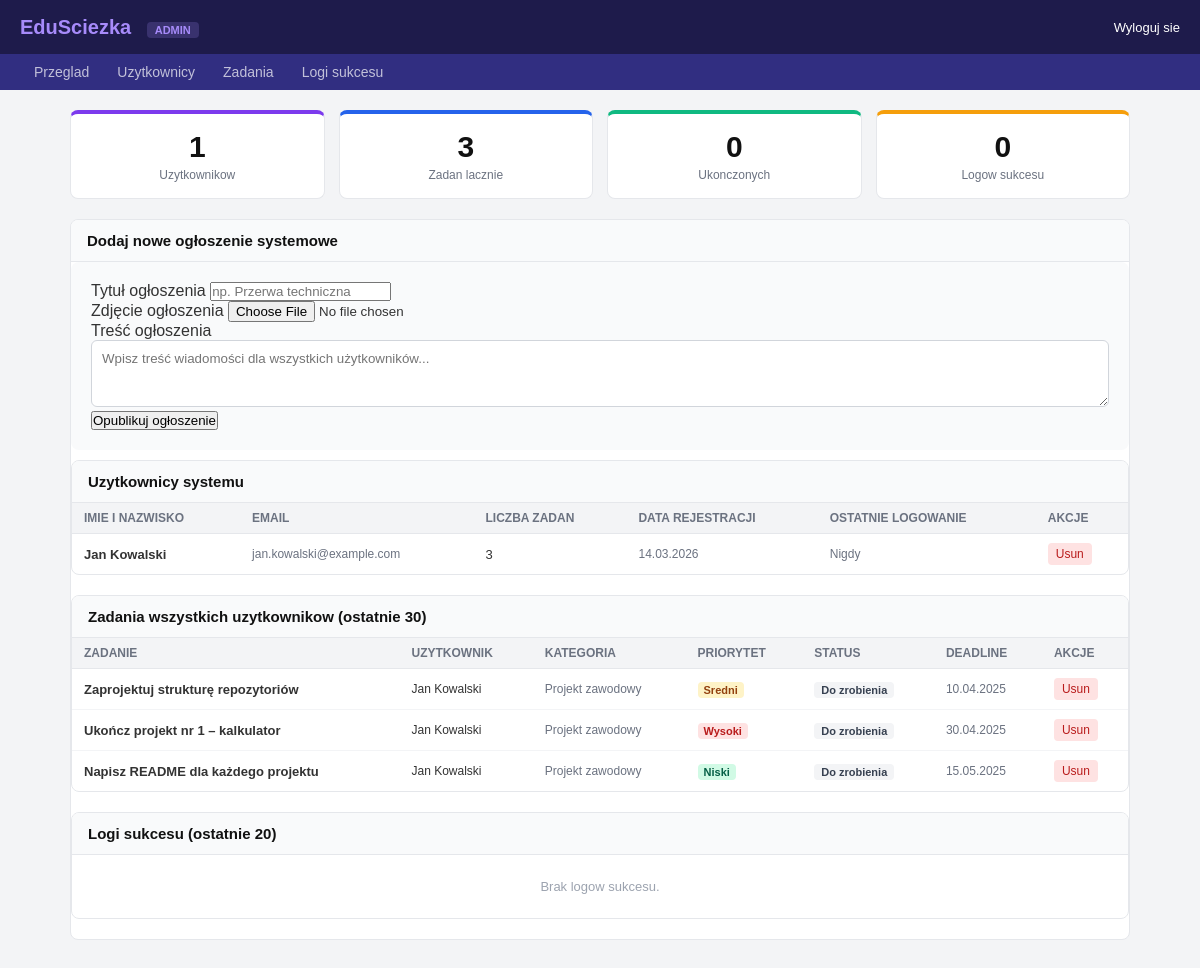
/public/template/admin.php (signed in), run on an earlier commit of the app's database.
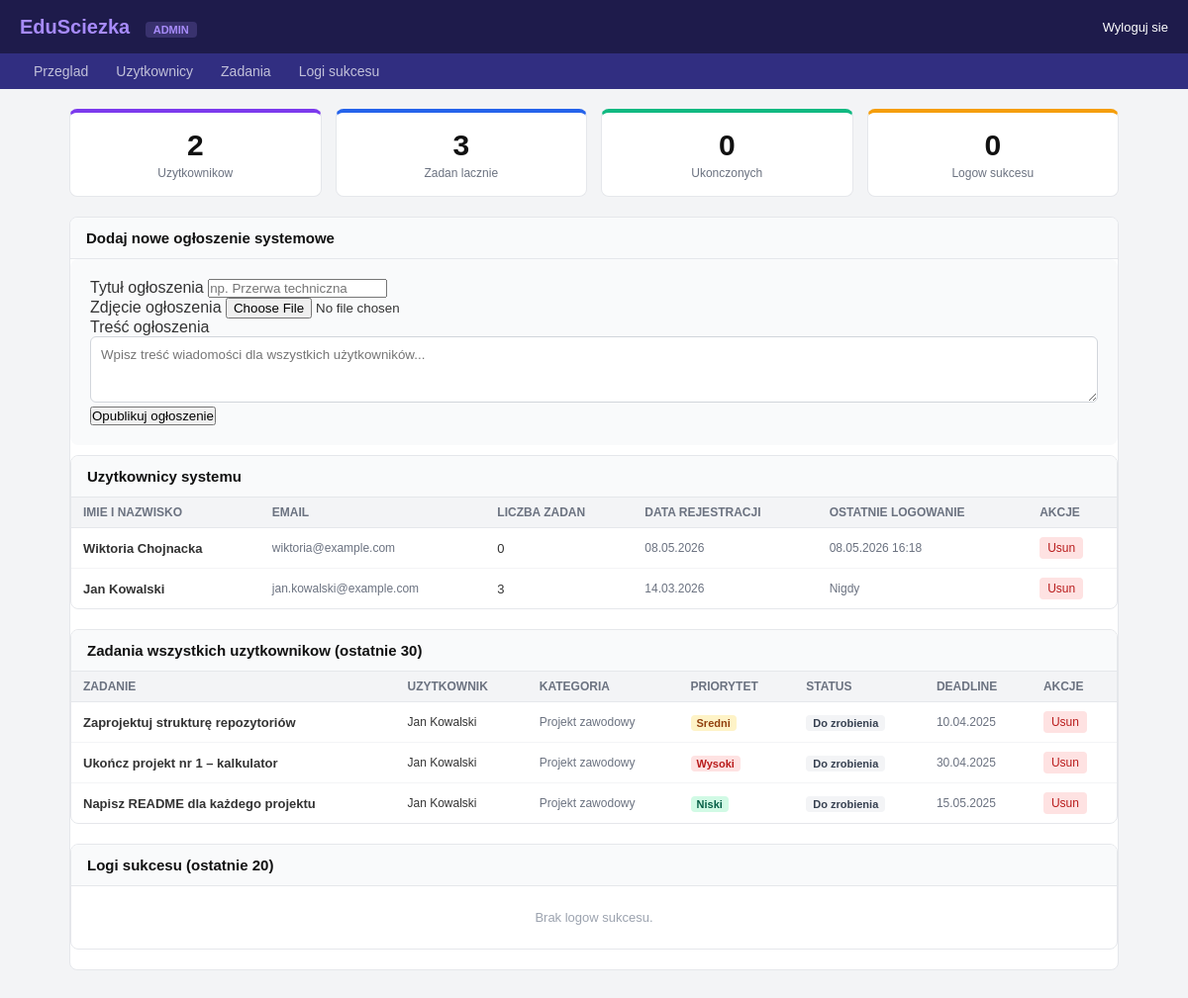
And on a later commit of the database.
### tables this page shows
CREATE TABLE `uzytkownicy` (
  `id` int(10) UNSIGNED NOT NULL,
  `imie` varchar(60) NOT NULL,
  `nazwisko` varchar(80) NOT NULL,
  `email` varchar(120) NOT NULL,
  `haslo_hash` varchar(255) NOT NULL,
  `avatar_url` varchar(255) DEFAULT NULL,
  `data_rejestracji` datetime NOT NULL DEFAULT current_timestamp(),
  `ostatnie_logowanie` datetime DEFAULT NULL,
  `aktywny` tinyint(1) NOT NULL DEFAULT 1
);

CREATE TABLE `zadania` (
  `id` int(10) UNSIGNED NOT NULL,
  `uzytkownik_id` int(10) UNSIGNED NOT NULL,
  `projekt_id` int(10) UNSIGNED DEFAULT NULL,
  `kategoria_id` int(10) UNSIGNED DEFAULT NULL,
  `tytul` varchar(200) NOT NULL,
  `opis` text DEFAULT NULL,
  `data_start` date DEFAULT NULL,
  `deadline` datetime NOT NULL,
  `czas_szacowany` smallint(5) UNSIGNED DEFAULT NULL,
  `priorytet` enum('niski','sredni','wysoki','krytyczny') NOT NULL DEFAULT 'sredni',
  `status` enum('do_zrobienia','w_toku','zakończone','anulowane') NOT NULL DEFAULT 'do_zrobienia',
  `ukonczone_o` datetime DEFAULT NULL,
  `powtarzalne` tinyint(1) NOT NULL DEFAULT 0,
  `regula_powtorzen` varchar(100) DEFAULT NULL,
  `utworzony_o` datetime NOT NULL DEFAULT current_timestamp()
);

CREATE TABLE `kategorie` (
  `id` int(10) UNSIGNED NOT NULL,
  `uzytkownik_id` int(10) UNSIGNED DEFAULT NULL,
  `nazwa` varchar(80) NOT NULL,
  `kolor_hex` char(7) NOT NULL DEFAULT '#3B82F6',
  `ikona` varchar(50) DEFAULT NULL
);

### public/template/admin.php (the view, shortened to what this page needs)
<?php
require_once "polaczenie.php";
$wynik_uzyt = mysqli_query($polaczenie,
    "SELECT u.*, COUNT(z.id) AS liczba_zadan
     FROM uzytkownicy u
     LEFT JOIN zadania z ON u.id = z.uzytkownik_id
     GROUP BY u.id
     ORDER BY u.data_rejestracji DESC"
);
$wynik_zadania = mysqli_query($polaczenie,
    "SELECT z.*, u.imie, u.nazwisko, k.nazwa AS kat_nazwa
     FROM zadania z
     JOIN uzytkownicy u ON z.uzytkownik_id = u.id
     LEFT JOIN kategorie k ON z.kategoria_id = k.id
     ORDER BY z.deadline ASC
     LIMIT 30"
);
$wynik_logi = mysqli_query($polaczenie,
    "SELECT l.*, u.imie, u.nazwisko
     FROM logi_sukcesow l
     JOIN uzytkownicy u ON l.uzytkownik_id = u.id
     ORDER BY l.data_osiagniecia DESC
     LIMIT 20"
);
$r = mysqli_fetch_row(mysqli_query($polaczenie, "SELECT COUNT(*) FROM uzytkownicy"));
$stat_uzyt = $r[0];
$r = mysqli_fetch_row(mysqli_query($polaczenie, "SELECT COUNT(*) FROM zadania"));
$stat_zad = $r[0];
$r = mysqli_fetch_row(mysqli_query($polaczenie, "SELECT COUNT(*) FROM zadania WHERE status = 'zakonczone'"));
$stat_done = $r[0];
$r = mysqli_fetch_row(mysqli_query($polaczenie, "SELECT COUNT(*) FROM logi_sukcesow"));
$stat_logi = $r[0];
?>
<!DOCTYPE html>
<html lang="pl">
<head>
<link rel="stylesheet" href="../style/admin-style.css">
</head>
<body>
<div class="pasek">
    <div class="logo">EduSciezka <span class="badge-admin">ADMIN</span></div>
    <div><a href="admin_login.php?wyloguj=1">Wyloguj sie</a></div>
</div>
<div class="menu">
    <a href="admin.php">Przeglad</a>
    <a href="admin.php#uzytkownicy">Uzytkownicy</a>
    <a href="admin.php#zadania">Zadania</a>
    <a href="admin.php#logi">Logi sukcesu</a>
</div>
<div class="tresc">
    <div class="statystyki">
        <div class="karta-stat">
            <div class="liczba"><?php echo $stat_uzyt; ?></div>
            <div class="etykieta">Uzytkownikow</div>
        </div>
        <div class="karta-stat n2">
            <div class="liczba"><?php echo $stat_zad; ?></div>
            <div class="etykieta">Zadan lacznie</div>
        </div>
        <div class="karta-stat n3">
            <div class="liczba"><?php echo $stat_done; ?></div>
            <div class="etykieta">Ukonczonych</div>
        </div>
        <div class="karta-stat n4">
            <div class="liczba"><?php echo $stat_logi; ?></div>
            <div class="etykieta">Logow sukcesu</div>
        </div>
    </div>
    <div class="sekcja" id="ogloszenia">
        <div class="sekcja-naglowek">
            <h2>Dodaj nowe ogłoszenie systemowe</h2>
        </div>
 <div class="formularz-admin">
    <form action="admin.php" method="POST" enctype="multipart/form-data">
        <div class="rzad-pol">
            <div class="pole">
                <label>Tytuł ogłoszenia</label>
                <input type="text" name="ogloszenie_tytul" placeholder="np. Przerwa techniczna" required>
            </div>
            <div class="pole">
                <label>Zdjęcie ogłoszenia</label>
                <input type="file" name="ogloszenie_foto" accept="image/*" class="input-file">
            </div>
        </div>
        <div class="rzad-pol">
            <div class="pole">
                <label>Treść ogłoszenia</label>
                <textarea name="ogloszenie_tresc" rows="3" placeholder="Wpisz treść wiadomości dla wszystkich użytkowników..." required></textarea>
            </div>
        </div>
        <button type="submit" name="dodaj_ogloszenie" class="btn-dodaj">Opublikuj ogłoszenie</button>
    </form>
</div>
    <div class="sekcja" id="uzytkownicy">
        <div class="sekcja-naglowek"><h2>Uzytkownicy systemu</h2></div>
        <?php if (mysqli_num_rows($wynik_uzyt) == 0): ?>
            <div class="pusta">Brak uzytkownikow.</div>
        <?php else: ?>
        <table>
            <tr>
                <th>Imie i nazwisko</th>
                <th>Email</th>
                <th>Liczba zadan</th>
                <th>Data rejestracji</th>
                <th>Ostatnie logowanie</th>
                <th>Akcje</th>
            </tr>
            <?php while ($u = mysqli_fetch_assoc($wynik_uzyt)): ?>
            <tr>
                <td><strong><?php echo htmlspecialchars($u['imie'] . ' ' . $u['nazwisko']); ?></strong></td>
                <td style="color:#6b7280;font-size:12px"><?php echo htmlspecialchars($u['email']); ?></td>
                <td><?php echo $u['liczba_zadan']; ?></td>
                <td style="font-size:12px;color:#6b7280"><?php echo date('d.m.Y', strtotime($u['data_rejestracji'])); ?></td>
                <td style="font-size:12px;color:#6b7280">
                    <?php echo $u['ostatnie_logowanie'] ? date('d.m.Y H:i', strtotime($u['ostatnie_logowanie'])) : 'Nigdy'; ?>
                </td>
                <td>
                    <a href="admin.php?usun_uzyt=<?php echo $u['id']; ?>" class="akcja akcja-usun"
                       onclick="return confirm('Usunac uzytkownika i wszystkie jego dane?')">Usun</a>
                </td>
            </tr>
            <?php endwhile; ?>
        </table>
        <?php endif; ?>
    </div>
    <div class="sekcja" id="zadania">
        <div class="sekcja-naglowek"><h2>Zadania wszystkich uzytkownikow (ostatnie 30)</h2></div>
        <?php if (mysqli_num_rows($wynik_zadania) == 0): ?>
            <div class="pusta">Brak zadan.</div>
        <?php else: ?>
        <table>
            <tr>
                <th>Zadanie</th>
                <th>Uzytkownik</th>
                <th>Kategoria</th>
                <th>Priorytet</th>
                <th>Status</th>
                <th>Deadline</th>
                <th>Akcje</th>
            </tr>
            <?php while ($z = mysqli_fetch_assoc($wynik_zadania)): ?>
            <tr>
                <td><strong><?php echo htmlspecialchars($z['tytul']); ?></strong></td>
                <td style="font-size:12px"><?php echo htmlspecialchars($z['imie'] . ' ' . $z['nazwisko']); ?></td>
                <td style="font-size:12px;color:#6b7280"><?php echo $z['kat_nazwa'] ? htmlspecialchars($z['kat_nazwa']) : '—'; ?></td>
                <td><span class="priorytet priorytet-<?php echo $z['priorytet']; ?>"><?php echo ucfirst($z['priorytet']); ?></span></td>
                <td>
                    <span class="status status-<?php echo $z['status']; ?>">
                        <?php
                        $s = array('do_zrobienia' => 'Do zrobienia', 'w_toku' => 'W toku', 'zakonczone' => 'Ukonczone');
                        echo isset($s[$z['status']]) ? $s[$z['status']] : $z['status'];
                        ?>
                    </span>
                </td>
                <td style="font-size:12px;color:#6b7280"><?php echo date('d.m.Y', strtotime($z['deadline'])); ?></td>
                <td>
                    <a href="admin.php?usun_zad=<?php echo $z['id']; ?>" class="akcja akcja-usun"
                       onclick="return confirm('Usunac to zadanie?')">Usun</a>
                </td>
            </tr>
            <?php endwhile; ?>
        </table>
        <?php endif; ?>
    </div>
    <div class="sekcja" id="logi">
        <div class="sekcja-naglowek"><h2>Logi sukcesu (ostatnie 20)</h2></div>
        <?php if (mysqli_num_rows($wynik_logi) == 0): ?>
            <div class="pusta">Brak logow sukcesu.</div>
        <?php endif; ?>
    </div>
</div>
</body>
</html>

### public/style/admin-style.css (style rules this page uses)
* { box-sizing: border-box; margin: 0; padding: 0; }
body { font-family: Arial, sans-serif; background: #f3f4f6; color: #333; }
.pasek { background: #1e1b4b; color: #fff; padding: 0 20px; height: 54px; display: flex; align-items: center; justify-content: space-between; }
.pasek .logo { font-size: 20px; font-weight: bold; color: #a78bfa; }
.pasek a { color: #fff; text-decoration: none; margin-left: 16px; font-size: 13px; }
.badge-admin { background: rgba(167,139,250,0.2); color: #a78bfa; font-size: 11px; font-weight: bold; padding: 2px 8px; border-radius: 4px; margin-left: 10px; }
.menu { background: #312e81; display: flex; padding: 0 20px; }
.menu a { color: rgba(255,255,255,0.7); text-decoration: none; padding: 10px 14px; font-size: 14px; }
.tresc { padding: 20px; max-width: 1100px; margin: 0 auto; }
.statystyki { display: flex; gap: 14px; margin-bottom: 20px; flex-wrap: wrap; }
.karta-stat { background: #fff; border: 1px solid #e5e7eb; border-radius: 8px; padding: 16px 20px; flex: 1; min-width: 140px; text-align: center; border-top: 4px solid #7c3aed; }
.karta-stat .liczba { font-size: 30px; font-weight: bold; color: #111; }
.karta-stat .etykieta { font-size: 12px; color: #6b7280; margin-top: 4px; }
.karta-stat.n2 { border-top-color: #2563eb; }
.karta-stat.n3 { border-top-color: #10b981; }
.karta-stat.n4 { border-top-color: #f59e0b; }
.sekcja { background: #fff; border: 1px solid #e5e7eb; border-radius: 8px; margin-bottom: 20px; overflow: hidden; }
.sekcja-naglowek { background: #f9fafb; border-bottom: 1px solid #e5e7eb; padding: 12px 16px; }
.sekcja-naglowek h2 { font-size: 15px; color: #111; }
table { width: 100%; border-collapse: collapse; font-size: 13px; }
th { background: #f3f4f6; text-align: left; padding: 8px 12px; font-size: 12px; color: #6b7280; text-transform: uppercase; border-bottom: 1px solid #e5e7eb; }
td { padding: 9px 12px; border-bottom: 1px solid #f3f4f6; vertical-align: middle; }
tr:last-child td { border-bottom: none; }
a.akcja { font-size: 12px; padding: 4px 8px; border-radius: 4px; text-decoration: none; display: inline-block; }
a.akcja-usun { background: #fee2e2; color: #b91c1c; }
.status { font-size: 11px; padding: 2px 7px; border-radius: 4px; font-weight: bold; }
.status-do_zrobienia { background: #f3f4f6; color: #374151; }
.priorytet { font-size: 11px; font-weight: bold; padding: 2px 6px; border-radius: 4px; }
.priorytet-niski { background: #d1fae5; color: #065f46; }
.priorytet-sredni { background: #fef3c7; color: #92400e; }
.priorytet-wysoki { background: #fee2e2; color: #b91c1c; }
.pusta { text-align: center; padding: 24px; color: #9ca3af; font-size: 13px; }
.formularz-admin { padding: 20px; background: #f9fafb; border-radius: 8px; margin-bottom: 10px; }
.formularz-admin textarea { width: 100%; padding: 10px; border: 1px solid #d1d5db; border-radius: 6px; font-family: inherit; resize: vertical; }

What changed in the data, as far as the page shows it:
added uzytkownicy: imie+nazwisko "Wiktoria Chojnacka", email "wiktoria@example.com", liczba_zadan "0", data_rejestracji "08.05.2026", ostatnie_logowanie "08.05.2026 16:18"
Also different on the page:
$stat_uzyt: "1" → "2"
